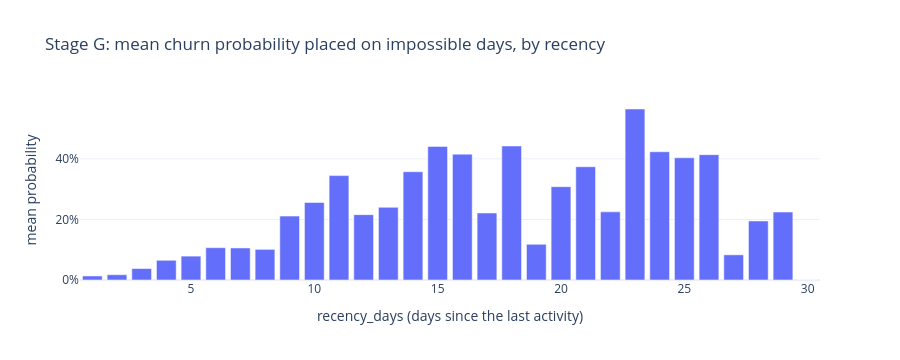

The notebook cell this image was saved under:
### Code cell
by_recency = pd.Series(mass_all).groupby(X_all["recency_days"].to_numpy()).agg(["mean", "size"])
peek("by_recency", by_recency, "mean probability on impossible days and players, by recency_days")
bars = go.Bar(x=by_recency.index, y=by_recency["mean"], customdata=by_recency["size"])
bars.hovertemplate = "recency %{x} days<br>mean %{y:.1%}<br>%{customdata} players<extra></extra>"
fig = go.Figure(bars)
fig.update_layout(
    title="Stage G: mean churn probability placed on impossible days, by recency",
    xaxis_title="recency_days (days since the last activity)",
    yaxis_title="mean probability",
    yaxis_tickformat=".0%",
    template="plotly_white",
    height=360,
)
fig.show()

### Figure 1 — Plotly figure (JSON) as saved in the notebook; plotly's stock layout.template omitted (floating-point values rounded to 4 significant figures)
{"data": [{"customdata": [2120, 772, 444, 185, 127, 71, 43, 39, 35, 44, 38, 37, 34, 30, 15, 25, 27, 15, 29, 18, 15, 16, 15, 17, 24, 17, 20, 17, 17, 22], "hovertemplate": "recency %{x} days<br>mean %{y:.1%}<br>%{customdata} players<extra></extra>", "type": "bar", "x": [1, 2, 3, 4, 5, 6, 7, 8, 9, 10, 11, 12, 13, 14, 15, 16, 17, 18, 19, 20, 21, 22, 23, 24, 25, 26, 27, 28, 29, 30], "y": [0.01335, 0.01744, 0.03785, 0.06507, 0.07885, 0.1067, 0.1058, 0.1011, 0.2109, 0.2559, 0.3446, 0.2158, 0.24, 0.3575, 0.4412, 0.4155, 0.2213, 0.4425, 0.1179, 0.3081, 0.3739, 0.2251, 0.5646, 0.4234, 0.4035, 0.4138, 0.08314, 0.1949, 0.2243, 0.0]}], "layout": {"height": 360, "title": {"text": "Stage G: mean churn probability placed on impossible days, by recency"}, "xaxis": {"title": {"text": "recency_days (days since the last activity)"}}, "yaxis": {"tickformat": ".0%", "title": {"text": "mean probability"}}}}
